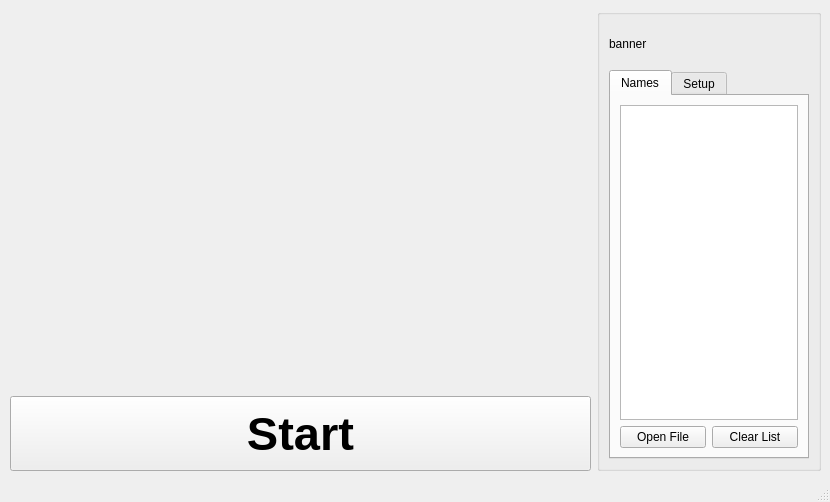
<?xml version="1.0" encoding="UTF-8"?>
<ui version="4.0">
 <class>MainWindow</class>
 <widget class="QMainWindow" name="MainWindow">
  <property name="geometry">
   <rect>
    <x>0</x>
    <y>0</y>
    <width>830</width>
    <height>502</height>
   </rect>
  </property>
  <property name="windowTitle">
   <string>MainWindow</string>
  </property>
  <property name="autoFillBackground">
   <bool>true</bool>
  </property>
  <widget class="QWidget" name="centralwidget">
   <layout class="QGridLayout" name="gridLayout_6">
    <item row="0" column="0">
     <layout class="QGridLayout" name="gridLayout_5">
      <item row="0" column="0">
       <layout class="QGridLayout" name="gridLayout">
        <item row="0" column="2">
         <widget class="AnalogGaugeWidget" name="widget" native="true">
          <property name="sizePolicy">
           <sizepolicy hsizetype="Expanding" vsizetype="Expanding">
            <horstretch>0</horstretch>
            <verstretch>0</verstretch>
           </sizepolicy>
          </property>
          <property name="minimumSize">
           <size>
            <width>350</width>
            <height>350</height>
           </size>
          </property>
         </widget>
        </item>
        <item row="2" column="2">
         <widget class="QPushButton" name="pushButton">
          <property name="minimumSize">
           <size>
            <width>0</width>
            <height>75</height>
           </size>
          </property>
          <property name="font">
           <font>
            <pointsize>35</pointsize>
            <weight>75</weight>
            <bold>true</bold>
           </font>
          </property>
          <property name="text">
           <string>Start</string>
          </property>
         </widget>
        </item>
        <item row="1" column="2">
         <spacer name="horizontalSpacer">
          <property name="orientation">
           <enum>Qt::Horizontal</enum>
          </property>
          <property name="sizeHint" stdset="0">
           <size>
            <width>40</width>
            <height>1</height>
           </size>
          </property>
         </spacer>
        </item>
        <item row="0" column="0">
         <spacer name="verticalSpacer">
          <property name="orientation">
           <enum>Qt::Vertical</enum>
          </property>
          <property name="sizeHint" stdset="0">
           <size>
            <width>1</width>
            <height>40</height>
           </size>
          </property>
         </spacer>
        </item>
       </layout>
      </item>
      <item row="0" column="1">
       <widget class="QGroupBox" name="groupBox">
        <property name="title">
         <string/>
        </property>
        <layout class="QGridLayout" name="gridLayout_4">
         <item row="0" column="0">
          <widget class="QLabel" name="banner">
           <property name="minimumSize">
            <size>
             <width>200</width>
             <height>40</height>
            </size>
           </property>
           <property name="maximumSize">
            <size>
             <width>200</width>
             <height>40</height>
            </size>
           </property>
           <property name="text">
            <string>banner</string>
           </property>
          </widget>
         </item>
         <item row="1" column="0">
          <widget class="QTabWidget" name="tabWidget">
           <property name="enabled">
            <bool>true</bool>
           </property>
           <property name="sizePolicy">
            <sizepolicy hsizetype="Minimum" vsizetype="Expanding">
             <horstretch>0</horstretch>
             <verstretch>0</verstretch>
            </sizepolicy>
           </property>
           <property name="maximumSize">
            <size>
             <width>200</width>
             <height>16777215</height>
            </size>
           </property>
           <property name="currentIndex">
            <number>0</number>
           </property>
           <widget class="QWidget" name="names">
            <attribute name="title">
             <string>Names</string>
            </attribute>
            <layout class="QGridLayout" name="gridLayout_3">
             <item row="1" column="0">
              <widget class="QPushButton" name="pushButton_openfile">
               <property name="text">
                <string>Open File</string>
               </property>
              </widget>
             </item>
             <item row="1" column="1">
              <widget class="QPushButton" name="pushButton_clear">
               <property name="maximumSize">
                <size>
                 <width>16000000</width>
                 <height>16777215</height>
                </size>
               </property>
               <property name="text">
                <string>Clear List</string>
               </property>
              </widget>
             </item>
             <item row="0" column="0" colspan="2">
              <widget class="QListWidget" name="name_list">
               <property name="font">
                <font>
                 <pointsize>18</pointsize>
                 <weight>75</weight>
                 <bold>true</bold>
                </font>
               </property>
              </widget>
             </item>
            </layout>
           </widget>
           <widget class="QWidget" name="Setup">
            <attribute name="title">
             <string>Setup</string>
            </attribute>
            <layout class="QGridLayout" name="gridLayout_2">
             <item row="0" column="0">
              <widget class="QCheckBox" name="checkBox_toggle_info">
               <property name="text">
                <string>Switch text: Button &lt;-&gt; Label</string>
               </property>
              </widget>
             </item>
             <item row="2" column="0">
              <spacer name="verticalSpacer_2">
               <property name="orientation">
                <enum>Qt::Vertical</enum>
               </property>
               <property name="sizeHint" stdset="0">
                <size>
                 <width>20</width>
                 <height>40</height>
                </size>
               </property>
              </spacer>
             </item>
             <item row="1" column="0">
              <widget class="QCheckBox" name="checkBox_show_name_label">
               <property name="text">
                <string>Show Label</string>
               </property>
               <property name="checked">
                <bool>true</bool>
               </property>
              </widget>
             </item>
            </layout>
           </widget>
          </widget>
         </item>
        </layout>
       </widget>
      </item>
     </layout>
    </item>
   </layout>
  </widget>
  <widget class="QMenuBar" name="menubar">
   <property name="geometry">
    <rect>
     <x>0</x>
     <y>0</y>
     <width>830</width>
     <height>21</height>
    </rect>
   </property>
  </widget>
  <widget class="QStatusBar" name="statusbar"/>
 </widget>
 <customwidgets>
  <customwidget>
   <class>AnalogGaugeWidget</class>
   <extends>QWidget</extends>
   <header>analoggaugewidget</header>
   <container>1</container>
  </customwidget>
 </customwidgets>
 <resources/>
 <connections/>
</ui>
